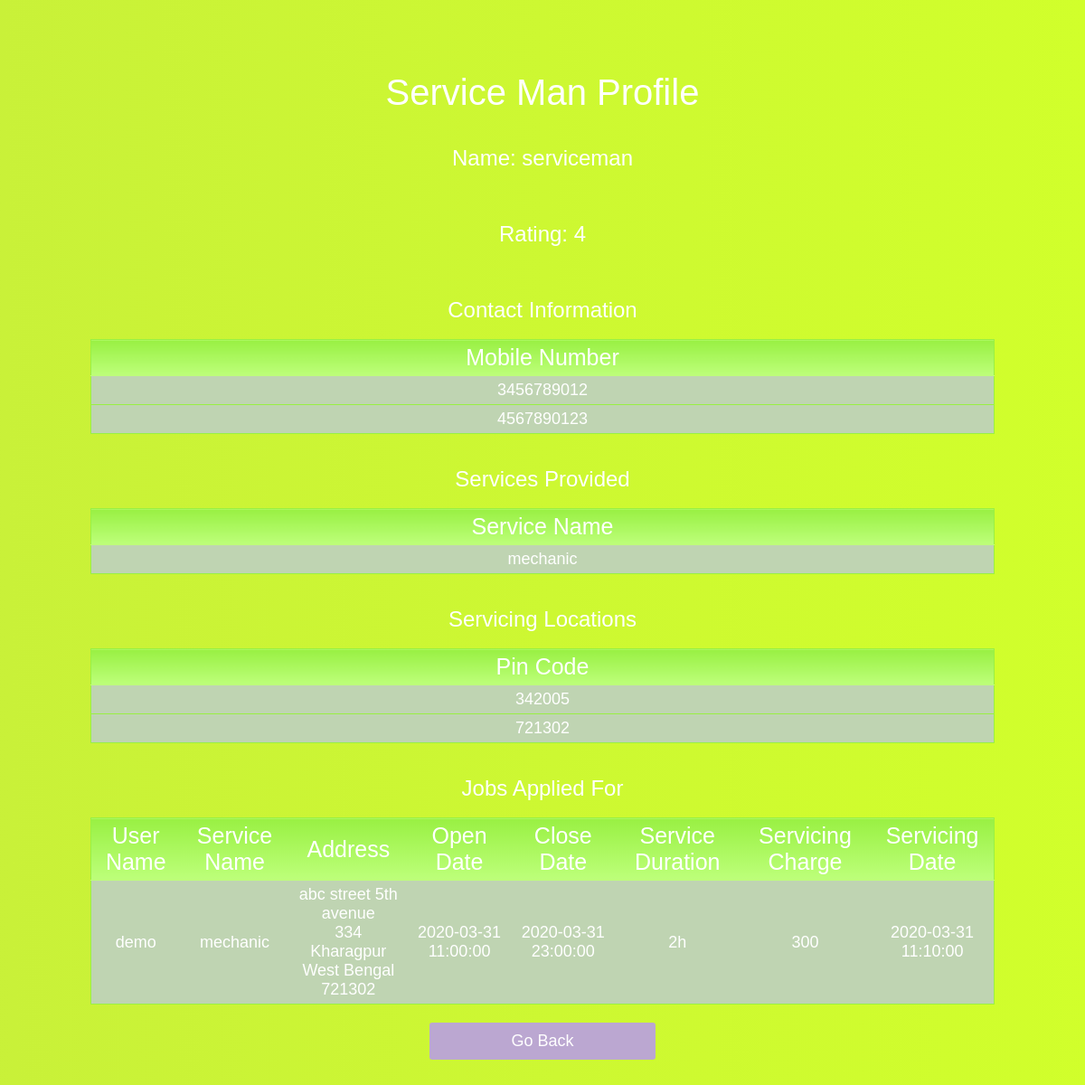
Screenshot of /DBMS/my_profile.php (signed in) with the database file from the repository.
### tables this page shows
CREATE TABLE `serviceman` (
  `provider_id` varbinary(30) NOT NULL,
  `username` varchar(30) NOT NULL,
  `password` varbinary(400) NOT NULL,
  `rating` float DEFAULT 0
);

CREATE TABLE `serviceman_nos` (
  `provider_id` varbinary(30) NOT NULL,
  `mobile` varchar(10) NOT NULL
);

CREATE TABLE `provides` (
  `provider_id` varbinary(30) NOT NULL,
  `service_name` varchar(30) NOT NULL
);

CREATE TABLE `servicing_locations` (
  `provider_id` varbinary(30) NOT NULL,
  `pin` int(11) NOT NULL
);

CREATE TABLE `applies` (
  `provider_id` varbinary(30) NOT NULL,
  `user_id` varbinary(30) NOT NULL,
  `service_name` varchar(30) NOT NULL,
  `list_date` datetime NOT NULL,
  `servicing_date` datetime NOT NULL,
  `servicing_charge` int(11) NOT NULL
);

CREATE TABLE `consumer` (
  `user_id` varbinary(30) NOT NULL,
  `username` varchar(30) NOT NULL,
  `password` varbinary(400) NOT NULL,
  `street_name` varchar(50) DEFAULT NULL,
  `street_number` varchar(10) DEFAULT NULL,
  `apt_number` varchar(10) DEFAULT NULL,
  `city` varchar(30) DEFAULT NULL,
  `state` varchar(30) DEFAULT NULL,
  `pin` int(11) DEFAULT NULL
);

CREATE TABLE `service_listing` (
  `user_id` varbinary(30) NOT NULL,
  `service_name` varchar(30) NOT NULL,
  `list_date` datetime NOT NULL,
  `duration` varchar(10) NOT NULL,
  `open_date` datetime NOT NULL,
  `close_date` datetime NOT NULL,
  `alloted` tinyint(1) NOT NULL DEFAULT 0
);

### DBMS/my_profile.php (the view, shortened to what this page needs)
<html>
<head>
		<link rel="stylesheet" href="css/style.css">
</head>
<body>
	<br><br>
	<center>
		<div class="wrapper">
		<div class="container">
		<h1>Service Man Profile</h1><br><br>
<?php
require_once 'dbconnect.php';
$email = $_SESSION['email_id'];
$query = "SELECT * FROM serviceman WHERE provider_id='$email'";
$result = mysqli_query($con, $query);
$row = mysqli_fetch_assoc($result);
$username=$row['username'];
$rating=$row['rating'];
echo "<h2>Name: $username<br><br><br>";
echo "<h2>Rating: $rating<br>";
$query_mobile = "SELECT * FROM serviceman_nos WHERE provider_id='$email'";
$result_mobile = mysqli_query($con, $query_mobile);
echo "<br><br><h2>Contact Information</h2><br>";
echo "<table> <tr><th>Mobile Number</th> </tr>";
while($row_mobile=mysqli_fetch_array($result_mobile,MYSQLI_ASSOC)){
	echo "<tr><td>".$row_mobile['mobile']."</td></tr>";
}
echo "</table>";
$query_service = "SELECT * FROM provides WHERE provider_id='$email'";
$result_service = mysqli_query($con, $query_service);
echo "<br><br><h2>Services Provided</h2><br>";
echo "<table> <tr><th>Service Name</th> </tr>";
while($row_service=mysqli_fetch_array($result_service,MYSQLI_ASSOC)){
	echo "<tr><td>".$row_service['service_name']."</td></tr>";
}
echo "</table>";
$query_location = "SELECT * FROM servicing_locations WHERE provider_id='$email'";
$result_location = mysqli_query($con, $query_location);
echo "<br><br><h2>Servicing Locations</h2><br>";
echo "<table> <tr><th>Pin Code</th> </tr>";
while($row_location=mysqli_fetch_array($result_location,MYSQLI_ASSOC)){
	echo "<tr><td>".$row_location['pin']."</td></tr>";
}
echo "</table>";
$query_apply = "SELECT * FROM applies,service_listing ,consumer WHERE
 applies.provider_id='$email' AND applies.user_id = service_listing.user_id  AND applies.service_name = service_listing.service_name
 AND consumer.user_id = service_listing.user_id AND applies.list_date = service_listing.list_date";
$result_apply = mysqli_query($con, $query_apply);
echo "<br><br><h2>Jobs Applied For</h2><br>";
echo "<table> <tr><th>User Name</th>  <th>Service Name</th> <th>Address</th> <th>Open Date</th> <th>Close Date</th> <th>Service Duration</th>
    <th>Servicing Charge</th> <th>Servicing Date</th></tr>";
while($row_apply=mysqli_fetch_array($result_apply,MYSQLI_ASSOC)){
	echo "<tr><td>".$row_apply['username']."</td>";
	echo "<td>".$row_apply['service_name']."</td>";
	echo "<td>".$row_apply['street_name']." ".$row_apply['street_number']."<br>".$row_apply['apt_number']."<br>".$row_apply['city']
	."<br>".$row_apply['state']."<br>".$row_apply['pin']."</td>";
	echo "<td>".$row_apply['open_date']."</td>";
	echo "<td>".$row_apply['close_date']."</td>";
	echo "<td>".$row_apply['duration']."</td>";
	echo "<td>".$row_apply['servicing_charge']."</td>";
	echo "<td>".$row_apply['servicing_date']."</td></tr>";
}
echo "</table>";
?>
<form action="home.php">
			<button type="submit">Go Back</button>
        </form>
				</div>
		<ul class="bg-bubbles">
		</ul>
	</div>
	</center>
</body>
</html>

### DBMS/css/style.css (style rules this page uses)
* { box-sizing: border-box; margin: 0; padding: 0; font-weight: 300; }
body { font-family: 'Source Sans Pro', sans-serif; color: white; font-weight: 300; }
.wrapper { background: #c1e346; background: linear-gradient(to top right, #c1e346 0%, #d1ff2b 100%); position: absolute; top: 0; left: 0; width: 100%; height: 1000%; margin-top: 0px; overflow: hidden; }
.container { max-width: 1000px; margin: 0 auto; padding: 80px 0; height: 1000%; text-align: center; }
.container h1 { font-size: 40px; transition-duration: 1s; transition-timing-function: ease-in-put; font-weight: 200; }
form { padding: 20px 0; position: relative; z-index: 2; }
form button { -webkit-appearance: none; -moz-appearance: none; appearance: none; outline: 0; background-color: #bba7d1; border: 0; padding: 10px 15px; color: white; border-radius: 3px; width: 250px; cursor: pointer; font-size: 18px; transition-duration: 0.25s; }
table { border-collapse: collapse; width : 100%; border : 1px solid #99f043; }
table tr { background-color : #bfd4b2; }
table tr th { background-image: linear-gradient(#99f043, #bdff7a); padding : 5px; font-size : 25px; border-bottom: 1px solid #bdff7a; }
table tr td { text-align : center; padding : 5px; font-size : 18px; border-bottom: 1px solid #99f043; }
.bg-bubbles { position: absolute; top: 0; left: 0; width: 100%; height: 100%; z-index: 1; }

### rows the page displays
serviceman: username "serviceman", rating "4"
serviceman_nos: mobile "3456789012"
serviceman_nos: mobile "4567890123"
provides: service_name "mechanic"
servicing_locations: pin "342005"
servicing_locations: pin "721302"
applies: consumer.username "demo", service_listing.service_name "mechanic", consumer.street_name "abc street", consumer.street_number "5th avenue", consumer.apt_number "334", consumer.city "Kharagpur", consumer.state "West Bengal", consumer.pin "721302", service_listing.open_date "2020-03-31 11:00:00", service_listing.close_date "2020-03-31 23:00:00", service_listing.duration "2h", servicing_charge "300", servicing_date "2020-03-31 11:10:00"
